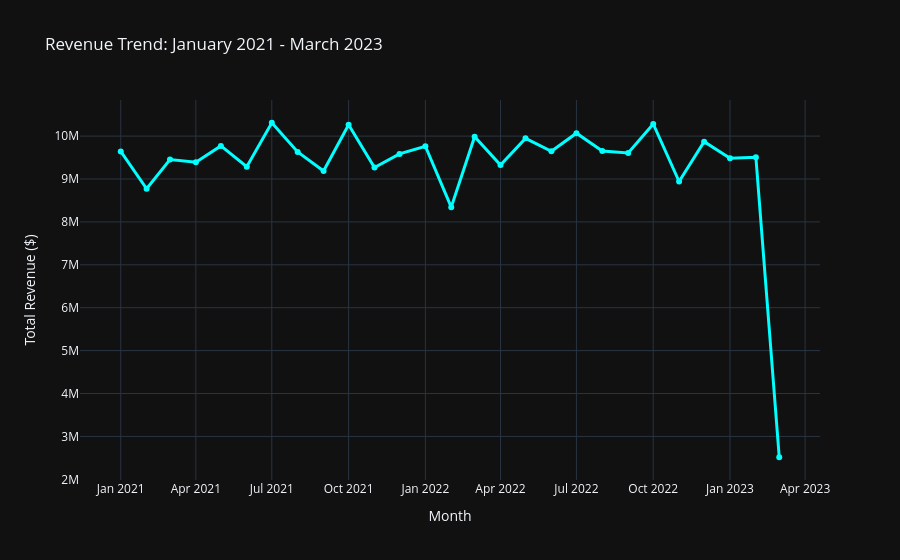

The cell this chart's notebook holds for it:
### Code cell
# Create year-month column
df['year_month'] = df['invoice_date'].dt.to_period('M')

# Group by month
monthly_revenue = df.groupby('year_month')['total_revenue'].sum().reset_index()
monthly_revenue['year_month'] = monthly_revenue['year_month'].dt.to_timestamp()

# Create time series chart
fig_1 = px.line(monthly_revenue, 
              x='year_month', 
              y='total_revenue',
              title='Revenue Trend: January 2021 - March 2023',
              template='plotly_dark')
fig_1.update_traces(line_color='cyan', line_width=3, mode='lines+markers')
fig_1.update_xaxes(title_text='Month')
fig_1.update_yaxes(title_text='Total Revenue ($)')
fig_1.show()

### Figure 1 — Plotly figure (JSON) as saved in the notebook; plotly's stock layout.template omitted (floating-point values rounded to 4 significant figures)
{"data": [{"hovertemplate": "year_month=%{x}<br>total_revenue=%{y}<extra></extra>", "legendgroup": "", "line": {"color": "cyan", "dash": "solid", "width": 3}, "marker": {"symbol": "circle"}, "mode": "lines+markers", "name": "", "orientation": "v", "showlegend": false, "type": "scatter", "x": ["2021-01-01T00:00:00.000000000", "2021-02-01T00:00:00.000000000", "2021-03-01T00:00:00.000000000", "2021-04-01T00:00:00.000000000", "2021-05-01T00:00:00.000000000", "2021-06-01T00:00:00.000000000", "2021-07-01T00:00:00.000000000", "2021-08-01T00:00:00.000000000", "2021-09-01T00:00:00.000000000", "2021-10-01T00:00:00.000000000", "2021-11-01T00:00:00.000000000", "2021-12-01T00:00:00.000000000", "2022-01-01T00:00:00.000000000", "2022-02-01T00:00:00.000000000", "2022-03-01T00:00:00.000000000", "2022-04-01T00:00:00.000000000", "2022-05-01T00:00:00.000000000", "2022-06-01T00:00:00.000000000", "2022-07-01T00:00:00.000000000", "2022-08-01T00:00:00.000000000", "2022-09-01T00:00:00.000000000", "2022-10-01T00:00:00.000000000", "2022-11-01T00:00:00.000000000", "2022-12-01T00:00:00.000000000", "2023-01-01T00:00:00.000000000", "2023-02-01T00:00:00.000000000", "2023-03-01T00:00:00.000000000"], "xaxis": "x", "y": [9642000.0, 8772000.0, 9455000.0, 9390000.0, 9772000.0, 9286000.0, 10310000.0, 9631000.0, 9188000.0, 10260000.0, 9266000.0, 9585000.0, 9764000.0, 8344000.0, 9987000.0, 9326000.0, 9948000.0, 9648000.0, 10070000.0, 9652000.0, 9608000.0, 10280000.0, 8942000.0, 9870000.0, 9486000.0, 9509000.0, 2514000.0], "yaxis": "y"}], "layout": {"legend": {"tracegroupgap": 0}, "title": {"text": "Revenue Trend: January 2021 - March 2023"}, "xaxis": {"anchor": "y", "domain": [0, 1], "title": {"text": "Month"}}, "yaxis": {"anchor": "x", "domain": [0, 1], "title": {"text": "Total Revenue ($)"}}}}
